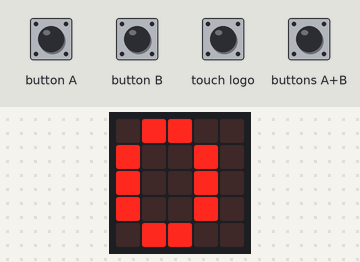
Bench run of a program on a simulated BBC micro:bit (MakeCode). Parts: the board's 5×5 LED display. Inputs (shaded band) come from the test bench.

Above: at 1.9 s.
2.0 s: button A pressed for 0.15 s
At 2.5 s:
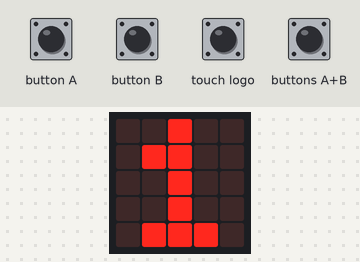
3.6 s: button A pressed for 0.15 s
At 4.9 s:
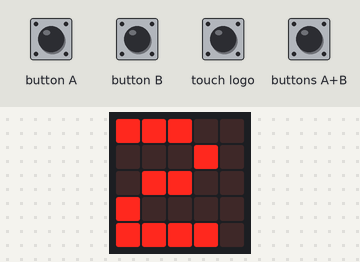
Timing chart, 0 to 6.6 s (numbered marks = the images above; inputs shaded):
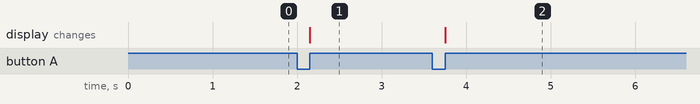

The program:

main.ts
```typescript
input.onLogoEvent(TouchButtonEvent.Pressed, function () {
    basic.showNumber(alu)
})
input.onButtonPressed(Button.A, function () {
    alu += 1
    basic.showNumber(alu)
})
input.onButtonPressed(Button.AB, function () {
    alu = 0
    basic.showNumber(alu)
})
input.onButtonPressed(Button.B, function () {
    if (alu > 0) {
        alu += -1
        basic.showNumber(alu)
    }
})
let alu = 0
alu = 0
basic.showNumber(alu)
```

test.ts
```typescript
// aquí va el archivo "tests"; esto no se compilará cuando este paquete se utilice como una extensión.
```

Measured:
- after the input at 2.0 s, the display: changes after 0.15 s (image 1)
- after the input at 3.6 s, the display: changes after 0.15 s (image 2)
